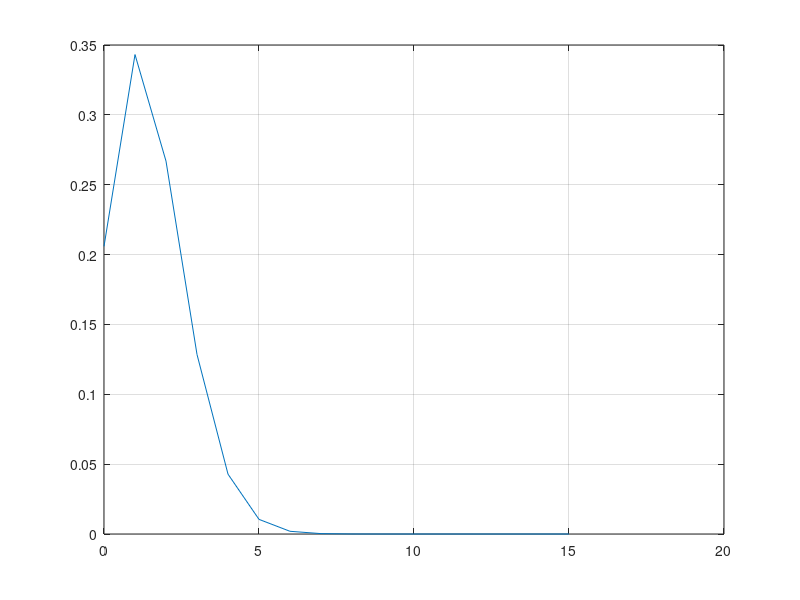

This figure's MATLAB source:
clear

n=15;p=0.1;q=1-p;k=0:n;
cnk=factorial(n)./factorial(n-k)./factorial(k);
pp=cnk.*p.^k.*q.^(n-k);
plot(k,pp);grid on